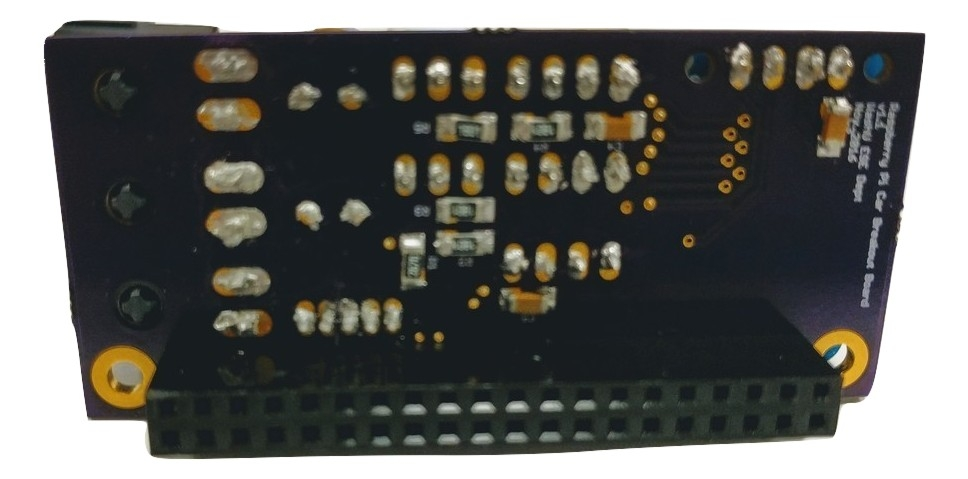
#> input picture hw/breakout_pcb/images/bb_as_bot.jpg, 968 x 479 px
$ python TrackingManager.py --source ../../../../../hw/breakout_pcb/images/bb_as_bot.jpg --keypoint ../../../../../hw/breakout_pcb/images/bb_as_top.jpg --matching ../../../../../hw/breakout_pcb/images/bb_as_top.jpg
#> lines starting #> are read from the running program, lines starting #| are printed output that depends on the picture
### src/pi/Luer/src/tracking/MedianFlowTracker.py
import cv2
import math
import numpy as np
from keypointFinders import randomSample,fast,sift,surf,orb,shi_tomasi
from featureMatchings import opticalflow,flann,bruteforce
import time

class MedianFlowTracker(object):
    def __init__(self,samplingMethod,featureMatching):


        self._atan2 = np.vectorize(np.math.atan2)
        self._n_samples = 10
        self._num_frames = 0
        self.sample = samplingMethod
        self.match = featureMatching

        if samplingMethod == "random":
            self.getKeyPoints = randomSample
            print("[INFO] Using random sampling")
        elif samplingMethod == "fast":
            self.getKeyPoints = fast
            print("[INFO] Using fast for sampling")
        elif samplingMethod == "sift":
            self.getKeyPoints = sift
            print("[INFO] Using SIFT for sampling")
        elif samplingMethod == "surf":
            self.getKeyPoints = surf
            print("[INFO] Using SURF for sampling")
        elif samplingMethod == "orb":
            self.getKeyPoints = orb
            print("[INFO] Using ORB for sampling")
        elif samplingMethod == "shi-tomasi":
            self.getKeyPoints = shi_tomasi
            print("[INFO] Using Shi-Tomasi for sampling")

        if featureMatching == "opticalflow":
            self.matchFeatures = opticalflow
            print("[INFO] Using optical flow as feature matcher")
        elif featureMatching == "bruteforce":
            self.matchFeatures = bruteforce
            print("[INFO] Using bruteforce as feature matcher")
        elif featureMatching == "flann":
            self.matchFeatures = flann
            print("[INFO] Using FLANN as feature matcher")


    # [80 lines left out: function track, not called in this run]

### src/pi/Luer/src/tracking/TrackingManager.py
# -*- coding: utf-8 -*-
""" MedianFlow sandbox

Usage:
  medianflow.py SOURCE KEYPOINTFINDER

Options:
  SOURCE    INT: camera, STR: video file
  KEYPOINTFINDER    STR: random, fast, sift, surf, orb, shi_tomasi
"""
  # FEATUREMATCHING   bruteforce,flann,opticalflow

from __future__ import print_function
from __future__ import division
from os.path import exists
import argparse
import numpy as np
import cv2
import time
from MedianFlowTracker import MedianFlowTracker
from ReportGenerator import ReportGenerator

def draw(vis,box):
    x0, y0, x1, y1 = box
    cv2.rectangle(vis, (x0, y0), (x1, y1), (0, 255, 0), 2)
    return True


class TrackingManager(object):
    def __init__(self, win, source, featurematcher):
        # VIDEO SOURCE
        self._device = cv2.VideoCapture(source)


        # WINDOW NAME
        self.win = win
        cv2.namedWindow(self.win, 1)
        self._bounding_box = None

        # CONSTRUCT MEDIANFLOWTRACKER
        self._tracker = MedianFlowTracker(win, featurematcher)

    def run(self):
        prev, curr = None, None
        time.sleep(1)
        failureDetector = False
        ret, frame = self._device.read()
#> frame is the input picture: shape (479, 968, 3); mean B, G, R 97.2, 100.3, 99.8
        if not ret:
            raise IOError('can\'t reade frame')

        a,b,c,d = 0,0,0,0

        # [6 lines of commented-out code are left out]

        self._bounding_box = (a,b,c,d)

        #bouncing red ball
        # self._bounding_box = (183, 0, 275, 77)

        #basketball
        self._bounding_box = (195, 50, 280, 130)

        #Bottle
        self._bounding_box = (460,260,590,600)

        print("[INFO] Bounding box = ", self._bounding_box)

        nFrames = 0
        while True:
            ret, grabbed_frame = self._device.read()
            if not ret:
                break

            frame = grabbed_frame.copy()

            prev, curr = curr, cv2.cvtColor(frame, cv2.COLOR_BGR2GRAY)
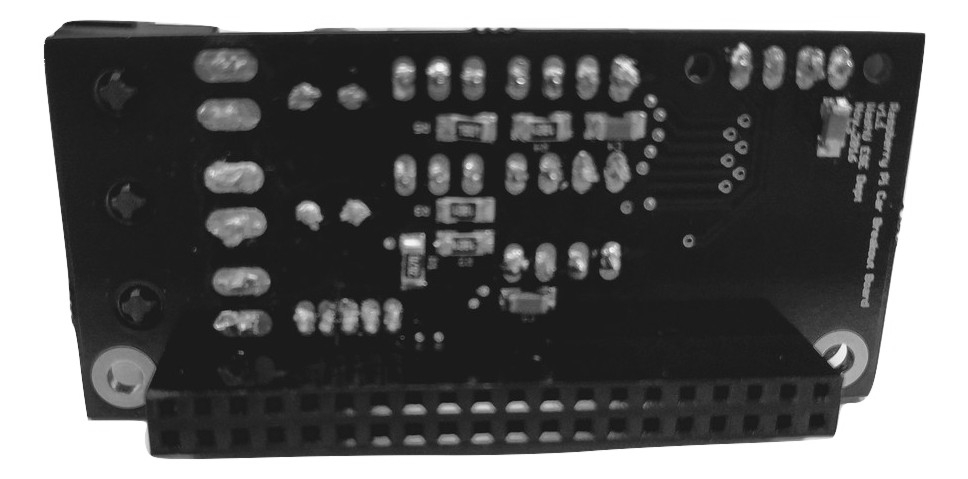
#> curr: shape (479, 968); min 15, max 255, mean 99.8

            if prev is not None and self._bounding_box is not "None":
                # Run Medianflow tracking
                bb,fps = self._tracker.track(self._bounding_box, prev, curr)

                # If bounding box is found, update, draw it
                if bb is not "None":
                    self._bounding_box = bb
                    cv2.rectangle(frame, self._bounding_box[:2], self._bounding_box[2:], (0, 255, 0), 2)
                    cv2.putText(frame, str(fps), (50, 50),cv2.FONT_HERSHEY_SIMPLEX, 0.5, (0,255,0), 2)

                # Bounding box not found
                # Draw old coordinates in red
                else:
                    if not failureDetector:
                        failureDetector = True
                        # GET FRAME NUMBER IF DESIRED

                    cv2.rectangle(frame, self._bounding_box[:2], self._bounding_box[2:], (0, 0, 255), 2)
                    cv2.putText(frame, str(fps), (50, 50),cv2.FONT_HERSHEY_SIMPLEX, 0.5, (0,0,255), 2)
            # draw(frame,self._bounding_box)
            nFrames += 1
            cv2.imshow(self.win, frame)

            ch = cv2.waitKey(1)
#> (key q is pressed here)
            if ch == 27 or ch in (ord('q'), ord('Q')):
                return failureDetector
                break

        return failureDetector

if __name__ == "__main__":
    ap = argparse.ArgumentParser()
    ap.add_argument("-e","--error", action="store_true", help="Use this flag to calculate error and show plots")
    ap.add_argument("-s", "--source", required=True, help="Enter the path to your video or enter 0 to use your webcam.")
    ap.add_argument("-k", "--keypoint", required=True, help="Enter the method of keypoint detection. Options are random, fast, sift, surf, orb, shi-tomasi.")
    ap.add_argument("-m", "--matching", required=True, help="Enter the method of feature matching. Options are bruteforce, flann, opticalflow.")
    args = vars(ap.parse_args())
    source = args["source"]
    keypointmethod = args["keypoint"]
    featurematcher = args["matching"]
    errorCalculate = args["error"]
    if featurematcher == "flann" or featurematcher == "bruteforce":
        if keypointmethod == "random" or keypointmethod == "fast" or keypointmethod == "shi-tomasi":
            print("[USAGE] Cannot use", keypointmethod, "and", featurematcher, "together")
        else:
            # START TRACKER
            failureDetector = TrackingManager(keypointmethod, source,featurematcher).run()
            if errorCalculate:
                print("[INFO] Calling Results Generator")
                generator = ReportGenerator(source,"data/trueBottleData.csv","data/test.csv","data/timingData.csv",keypointmethod,featurematcher,failureDetector).calculateErrors()
    else:
        # START TRACKER
        failureDetector = TrackingManager(keypointmethod, source,featurematcher).run()
        if errorCalculate:
            print("[INFO] Calling Results Generator")
            generator = ReportGenerator(source,"data/trueBottleData.csv","data/test.csv","data/timingData.csv",keypointmethod,featurematcher,failureDetector).calculateErrors()
